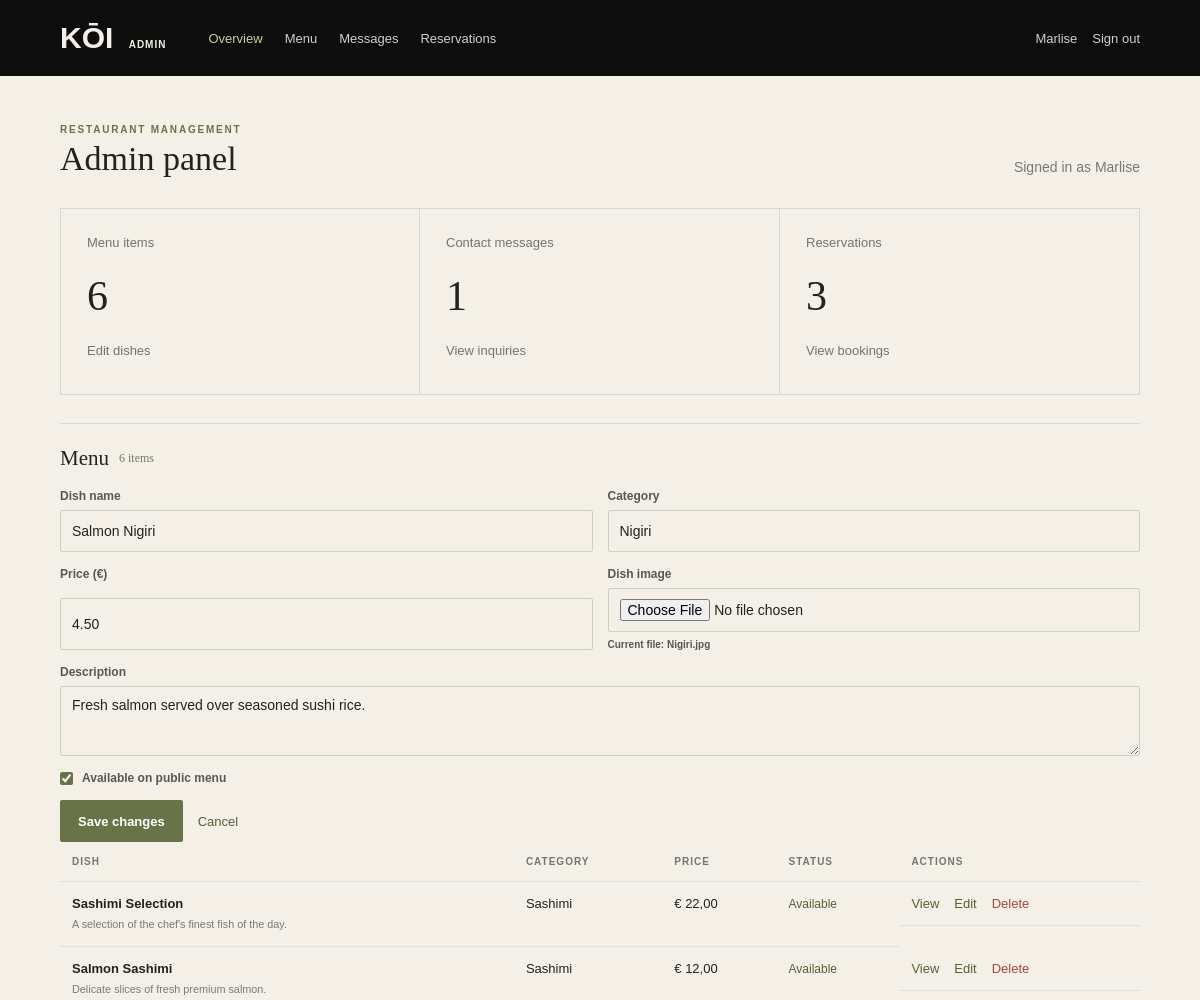
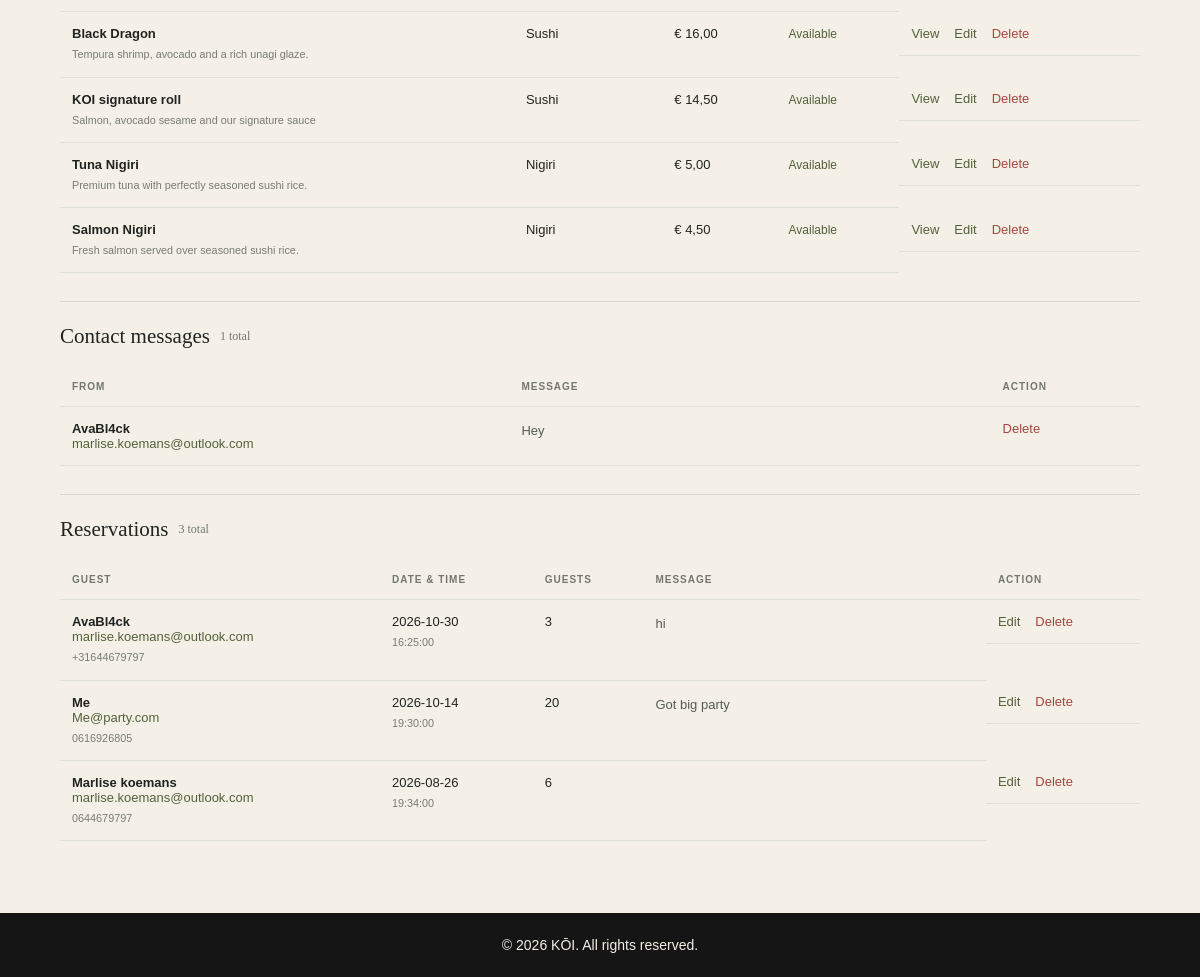
Screenshot of /Pages/admin/admin.php?edit=1 (signed in) with the database file from the repository (2 pictures, top to bottom).
### tables this page shows
CREATE TABLE `menu` (
  `id` int NOT NULL,
  `name` varchar(100) NOT NULL,
  `description` text NOT NULL,
  `price` decimal(6,2) NOT NULL,
  `category` varchar(50) NOT NULL,
  `image` varchar(255) NOT NULL,
  `available` tinyint(1) NOT NULL
);

CREATE TABLE `contact` (
  `id` int NOT NULL,
  `name` varchar(100) NOT NULL,
  `email` varchar(150) NOT NULL,
  `message` text,
  `created_at` timestamp NOT NULL DEFAULT CURRENT_TIMESTAMP
);

CREATE TABLE `reservations` (
  `id` int NOT NULL,
  `name` varchar(100) NOT NULL,
  `email` varchar(150) NOT NULL,
  `phone` varchar(30) DEFAULT NULL,
  `reservation_date` date NOT NULL,
  `reservation_time` time NOT NULL,
  `guests` int NOT NULL,
  `message` text,
  `created_at` timestamp NOT NULL DEFAULT CURRENT_TIMESTAMP
);

### Pages/admin/admin-auth.php (called while the page is built, shortened)
<?php
function admin_escape($value): string
{
    return htmlspecialchars((string) $value, ENT_QUOTES, 'UTF-8');
}

### Pages/admin/admin.php (the view, shortened to what this page needs)
<?php
require_once __DIR__ . '/admin-auth.php';
$editItem = null;
if ($editItem === null && isset($_GET['edit'])) {
    $stmt = $pdo->prepare('SELECT id, name, description, category, price, image, available FROM menu WHERE id = :id');
    $stmt->execute(['id' => (int) $_GET['edit']]);
    $editItem = $stmt->fetch(PDO::FETCH_ASSOC) ?: null;
}
$menuItems = $pdo->query('SELECT id, name, description, category, price, image, available FROM menu ORDER BY id DESC')->fetchAll(PDO::FETCH_ASSOC);
$messages = $pdo->query('SELECT id, name, email, message FROM contact ORDER BY id DESC')->fetchAll(PDO::FETCH_ASSOC);
$reservations = $pdo->query('SELECT id, name, email, phone, reservation_date, reservation_time, guests, message FROM reservations ORDER BY reservation_date DESC, reservation_time DESC')->fetchAll(PDO::FETCH_ASSOC);
require __DIR__ . '/admin-header.php';
?>
<div class="admin-page-heading">
    <div>
        <p class="admin-eyebrow">RESTAURANT MANAGEMENT</p>
        <h1>Admin panel</h1>
    </div>
    <p class="admin-muted">Signed in as <?= admin_escape($_SESSION['admin_username'] ?? 'Admin') ?></p>
</div>
<section class="admin-stat-grid" aria-label="Record totals">
    <a class="admin-stat" href="#menu">
        <span>
            Menu items
        </span>
        <strong>
            <?= count($menuItems) ?>
        </strong>
        <small>
            Edit dishes
        </small>
    </a>
    <a class="admin-stat" href="#messages">
        <span>
            Contact messages
        </span>
        <strong>
            <?= count($messages) ?>
        </strong>
        <small>
            View inquiries
        </small>
    </a>
    <a class="admin-stat" href="#reservations">
        <span>
            Reservations
        </span>
        <strong>
            <?= count($reservations) ?>
        </strong>
        <small>
            View bookings
        </small>
    </a>
</section>
<section class="admin-panel-section" id="menu">
    <h2>
        Menu
        <span class="admin-count"><?= count($menuItems) ?> items</span>
    </h2>
    <form method="post" action="admin.php#menu" class="admin-form admin-menu-form" enctype="multipart/form-data">
        <label>
            Dish name
            <input name="name" value="<?= admin_escape($editItem['name'] ?? '') ?>" required>
        </label>
        <label>
            Category
            <input name="category" value="<?= admin_escape($editItem['category'] ?? '') ?>" required>
        </label>
        <label>
            Price (€)
            <input type="number" name="price" min="0" step="0.01" value="<?= admin_escape($editItem['price'] ?? '') ?>" required>
        </label>
        <label>
            Dish image
            <input type="file" name="image_file" accept="image/*" <?= $editItem ? '' : 'required' ?>>
            <?php if (!empty($editItem['image'])): ?>
                <small>Current file: <?= admin_escape($editItem['image']) ?></small>
            <?php endif; ?>
        </label>
        <label class="admin-field-wide">
            Description
            <textarea name="description" rows="3"><?= admin_escape($editItem['description'] ?? '') ?></textarea>
        </label>
        <label class="admin-checkbox">
            <input type="checkbox" name="available" value="1" <?= !isset($editItem['available']) || $editItem['available'] ? 'checked' : '' ?>>
            Available on public menu
        </label>
        <div class="admin-form-actions">
            <button class="admin-button" type="submit">
                <?= $editItem ? 'Save changes' : 'Add dish' ?>
            </button>
            <?php if ($editItem): ?>
                <a class="admin-text-link" href="admin.php#menu">Cancel</a>
            <?php endif; ?>
        </div>
    </form>
    <div class="admin-table-wrap">
        <table class="admin-table">
            <thead>
                <tr>
                    <th>
                        Dish
                    </th>
                    <th>
                        Category
                    </th>
                    <th>
                        Price
                    </th>
                    <th>
                        Status
                    </th>
                    <th>
                        Actions
                    </th>
                </tr>
            </thead>
            <tbody>
                <?php foreach ($menuItems as $item): ?>
                    <tr>
                        <td>
                            <strong>
                                <?= admin_escape($item['name']) ?>
                            </strong>
                            <small>
                                <?= admin_escape($item['description']) ?>
                            </small>
                        </td>
                        <td><?= admin_escape($item['category']) ?></td>
                        <td>€ <?= number_format((float) $item['price'], 2, ',', '.') ?></td>
                        <td>
                            <span class="admin-status <?= $item['available'] ? 'is-available' : '' ?>">
                                <?= $item['available'] ? 'Available' : 'Hidden' ?>
                            </span>
                        </td>
                        <td class="admin-row-actions">
                            <?php if ($item['available']): ?>
                                <a class="admin-text-link" href="../menu-detail.php?id=<?= (int) $item['id'] ?>">View</a>
                            <?php endif; ?>
                            <a class="admin-text-link" href="?edit=<?= (int) $item['id'] ?>#menu">
                                Edit
                            </a>
                            <form method="post" action="admin.php#menu" onsubmit="return confirm('Delete this dish?')">
                                <button class="admin-danger-link" type="submit">
                                    Delete
                                </button>
                            </form>
                        </td>
                    </tr>
                <?php endforeach; ?>
            </tbody>
        </table>
    </div>
</section>
<section class="admin-panel-section" id="messages">
    <h2>
        Contact messages
        <span class="admin-count"><?= count($messages) ?> total</span>
    </h2>
    <div class="admin-table-wrap">
        <table class="admin-table">
            <thead>
                <tr>
                    <th>
                        From
                    </th>
                    <th>
                        Message
                    </th>
                    <th>
                        Action
                    </th>
                </tr>
            </thead>
            <tbody>
                <?php foreach ($messages as $message): ?>
                    <tr>
                        <td>
                            <strong>
                                <?= admin_escape($message['name']) ?>
                            </strong>
                            <a class="admin-email" href="mailto:<?= admin_escape($message['email']) ?>">
                                <?= admin_escape($message['email']) ?>
                            </a>
                        </td>
                        <td class="admin-message-cell"><?= nl2br(admin_escape($message['message'])) ?></td>
                        <td>
                            <form method="post" action="admin.php#messages" onsubmit="return confirm('Delete this message?')">
                                <button class="admin-danger-link" type="submit">
                                    Delete
                                </button>
                            </form>
                        </td>
                    </tr>
                <?php endforeach; ?>
            </tbody>
        </table>
    </div>
</section>
<section class="admin-panel-section" id="reservations">
    <h2>
        Reservations
        <span class="admin-count"><?= count($reservations) ?> total</span>
    </h2>
    <div class="admin-table-wrap">
        <table class="admin-table">
            <thead>
                <tr>
                    <th>
                        Guest
                    </th>
                    <th>
                        Date &amp; time
                    </th>
                    <th>
                        Guests
                    </th>
                    <th>
                        Message
                    </th>
                    <th>
                        Action
                    </th>
                </tr>
            </thead>
            <tbody>
                <?php foreach ($reservations as $reservation): ?>
                    <tr>
                        <td>
                            <strong>
                                <?= admin_escape($reservation['name']) ?>
                            </strong>
                            <a class="admin-email" href="mailto:<?= admin_escape($reservation['email']) ?>">
                                <?= admin_escape($reservation['email']) ?>
                            </a>
                            <small>
                                <?= admin_escape($reservation['phone']) ?>
                            </small>
                        </td>
                        <td>
                            <?= admin_escape($reservation['reservation_date']) ?>
                            <small>
                                <?= admin_escape($reservation['reservation_time']) ?>
                            </small>
                        </td>
                        <td><?= (int) $reservation['guests'] ?></td>
                        <td class="admin-message-cell"><?= nl2br(admin_escape($reservation['message'])) ?></td>
                        <td class="admin-row-actions">
                            <form method="post" action="admin.php#reservations">
                                <button class="admin-text-link" type="submit" >
                                    Edit
                                </button>
                            </form>
                            <form method="post" action="admin.php#reservations" onsubmit="return confirm('Delete this reservation?')">
                                <button class="admin-danger-link" type="submit">
                                    Delete
                                </button>
                            </form>
                        </td>
                    </tr>
                <?php endforeach; ?>
            </tbody>
        </table>
    </div>
</section>
</main>
<?php require __DIR__ . '/../footer.php'; ?>
</body>
</html>

### css/style.css (style rules this page uses)
* { box-sizing: border-box; margin: 0; padding: 0; }
html { scroll-behavior: smooth; }
body { background-color: #0D0D0D; color: #fff; overflow-x: hidden; }

### Pages/admin/admin.css (style rules this page uses)
.admin-body { min-height: 100vh; background: #F4F0E8; color: #20231f; font-family: Arial, sans-serif; }
.admin-logout, button.admin-text-link, .admin-danger-link { padding: 0; border: 0; background: none; cursor: pointer; font: inherit; }
.admin-page-heading { display: flex; align-items: end; justify-content: space-between; gap: 20px; margin-bottom: 30px; }
.admin-page-heading h1, .admin-auth-card h1 { margin: 5px 0 0; font: 400 34px Georgia, serif; }
.admin-eyebrow { color: #687448; font-size: 10px; font-weight: 700; letter-spacing: 1.8px; }
.admin-muted { color: #777a72; font-size: 14px; line-height: 1.6; }
.admin-stat-grid { display: grid; grid-template-columns: repeat(3, minmax(0, 1fr)); border-top: 1px solid #d7d8d0; border-bottom: 1px solid #d7d8d0; }
.admin-stat { display: grid; gap: 12px; min-height: 185px; padding: 26px; border-right: 1px solid #d7d8d0; color: inherit; text-decoration: none; }
.admin-stat:first-child { border-left: 1px solid #d7d8d0; }
.admin-stat span, .admin-stat small { color: #72766d; font-size: 13px; }
.admin-stat strong { font: 400 42px Georgia, serif; }
.admin-panel-section { margin-top: 28px; padding-top: 22px; border-top: 1px solid #d7d8d0; }
.admin-panel-section h2 { display: flex; align-items: center; gap: 10px; margin: 0 0 18px; font: 400 21px Georgia, serif; }
.admin-count { color: #74796b; font-size: 12px; }
.admin-form { display: grid; gap: 15px; }
.admin-menu-form { grid-template-columns: repeat(2, minmax(0, 1fr)); }
.admin-form label { display: grid; gap: 7px; color: #555a51; font-size: 12px; font-weight: 700; }
.admin-form input:not([type="checkbox"]), .admin-form textarea { width: 100%; min-height: 42px; padding: 10px 11px; border: 1px solid #cdd0c5; border-radius: 2px; background: #F4F0E8; color: #20231f; font: 14px Arial, sans-serif; }
.admin-form textarea { resize: vertical; }
.admin-field-wide, .admin-form-actions { grid-column: 1 / -1; }
.admin-checkbox { display: flex !important; align-items: center; gap: 9px !important; }
.admin-checkbox input { accent-color: #687448; }
.admin-form-actions, .admin-row-actions { display: flex; align-items: center; gap: 15px; }
.admin-button { display: inline-flex; align-items: center; justify-content: center; min-height: 42px; padding: 0 18px; border: 0; border-radius: 2px; background: #687448; color: #fff; cursor: pointer; font: 700 13px Arial, sans-serif; text-decoration: none; }
.admin-text-link, .admin-email { color: #53613a; font-size: 13px; text-decoration: none; }
.admin-danger-link { color: #a4473e; font-size: 13px; }
.admin-table-wrap { width: 100%; overflow-x: auto; }
.admin-table { width: 100%; border-collapse: collapse; text-align: left; }
.admin-table th, .admin-table td { padding: 14px 12px; border-bottom: 1px solid #dfe0d9; vertical-align: top; font-size: 13px; }
.admin-table th { color: #73776d; font-size: 10px; letter-spacing: 1px; text-transform: uppercase; }
.admin-table td strong, .admin-table td small, .admin-email { display: block; }
.admin-table td small { max-width: 330px; margin-top: 5px; color: #787b73; line-height: 1.5; }
.admin-message-cell { min-width: 220px; max-width: 600px; color: #555a51; line-height: 1.6; }
.admin-status { color: #8b594c; font-size: 12px; }
.admin-status.is-available { color: #53613a; }

### rows the page displays
menu: name "Salmon Nigiri", category "Nigiri", price "4.50", image "Nigiri.jpg", description "Fresh salmon served over seasoned sushi rice.", available "☑", price "4,50", shows "Available"
menu: name "Sashimi Selection", description "A selection of the chef's finest fish of the day.", category "Sashimi", price "22,00", available "Available"
menu: name "Salmon Sashimi", description "Delicate slices of fresh premium salmon.", category "Sashimi", price "12,00", available "Available"
menu: name "Black Dragon", description "Tempura shrimp, avocado and a rich unagi glaze.", category "Sushi", price "16,00", available "Available"
menu: name "KOI signature roll", description "Salmon, avocado sesame and our signature sauce", category "Sushi", price "14,50", available "Available"
menu: name "Tuna Nigiri", description "Premium tuna with perfectly seasoned sushi rice.", category "Nigiri", price "5,00", available "Available"
contact: name "AvaBl4ck", email "marlise.koemans@outlook.com", message "Hey"
reservations: name "AvaBl4ck", email "marlise.koemans@outlook.com", phone "+31644679797", reservation_date "2026-10-30", reservation_time "16:25:00", guests "3", message "hi"
reservations: name "Me", email "Me@party.com", phone "0616926805", reservation_date "2026-10-14", reservation_time "19:30:00", guests "20", message "Got big party"
reservations: name "Marlise koemans", email "marlise.koemans@outlook.com", phone "0644679797", reservation_date "2026-08-26", reservation_time "19:34:00", guests "6"

### other values shown
admin_escape($_SESSION['admin_username'] ?? 'Admin') "Marlise"
count($menuItems) "6"
count($messages) "1"
count($reservations) "3"
